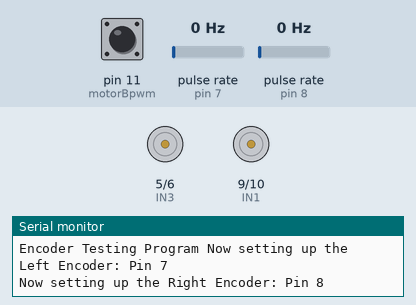
Recording of a sketch running on a simulated Arduino Uno, built with avr-gcc and run on an emulated ATmega328P. On the bench: motor-driver pin pairs drawn as motors (green arrow = first pin HIGH = forward, orange = second pin HIGH = backward, longer = more drive), the last lines printed to the serial monitor. Wiring (inferred from the names in the program): 2 × pulse sensor: data pin 7 / data pin 8. The test bench sets the inputs (shaded band); at power-on: pin 11 (motorBpwm) HIGH, pulse rate (sensors on pin 7, pin 8) 0 Hz.

Above: at 1.2 s.
1.3 s: pin 11 (motorBpwm) pulled LOW for 0.15 s
At 2.6 s:
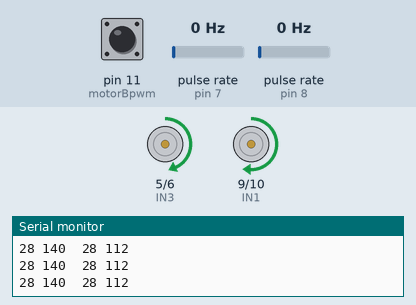
2.9 s: pulse rate (sensor on pin 7) set to 4 Hz
At 5.7 s:
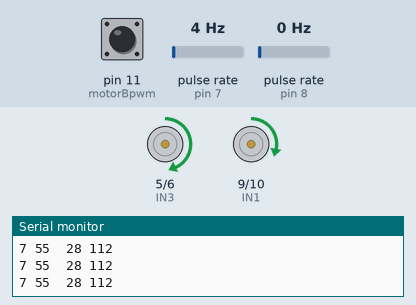
5.9 s: pulse rate (sensor on pin 8) set to 4 Hz
At 7.2 s:
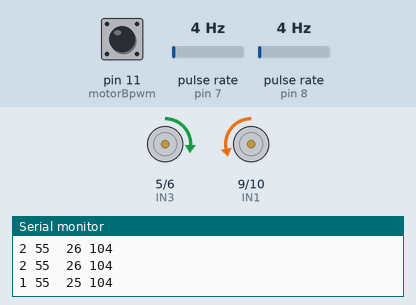
8.9 s: pulse rate (sensor on pin 7) set to 50 Hz
11.9 s: pulse rate (sensor on pin 8) set to 100 Hz
14.4 s: pin 11 (motorBpwm) pulled LOW for 1 s
At 15.84 s:
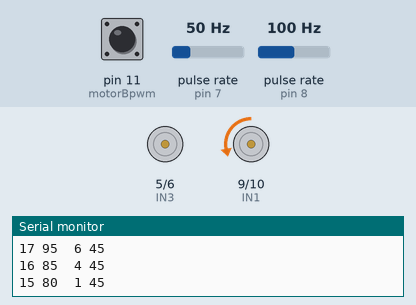
Timing chart, 0 to 18.7 s (numbered marks = the images above; inputs shaded):
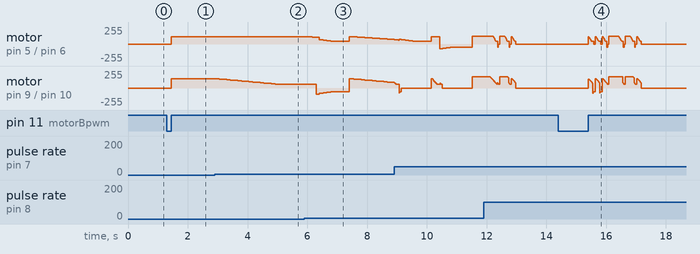

Measured:
- after the input at 1.3 s, motor on pin 5 (IN3) / pin 6 (IN4): stopped → forward 112/255 after 0.15 s; motor on pin 9 (IN1) / pin 10 (IN2): stopped → forward 140/255 after 0.15 s
- after the input at 2.9 s, motor on pin 9 (IN1) / pin 10 (IN2): moves from forward 140/255 to forward 55/255 over 2.0 s, starting after 0.15 s
- after the input at 5.9 s, motor on pin 5 (IN3) / pin 6 (IN4): forward 112/255 → forward 108/255 after 0.14 s, → forward 104/255 0.12 s later, → forward 63/255 0.24 s later, → forward 56/255 0.12 s later, … (18 changes in this stretch)

The sketch:

Lab2Code_PartB.ino
```cpp
/* a closed loop proportional control
   gkn 20230209
*/

// Include Libraries
// This is the PinChangeInterrupt package by NicoHood,
//      available in the library search (Sketch->Include Libraries->Manage Libraries)
#include <PinChangeInterrupt.h>

// Motor driver definitions

// If you have a kit with the moto shield, set this to true
// If you have the Dual H-Bridge controller w/o the shield, set to false
#define SHIELD false
//SHIELD Pin varables - cannot be changed
#define motorApwm 3
#define motorAdir 12
#define motorBpwm 11
#define motorBdir 13
//Driver Pin variable - any 4 analog pins (marked with ~ on your board)
#define IN1 9
#define IN2 10
#define IN3 5
#define IN4 6

// Lab Specific definitions

// Defining these allows us to use letters in place of binary when
// controlling our motors
#define A 0
#define B 1
#define pushButton 11 // install a Pullup button with its output into Pin 2

// You may want to define pins for buttons as bump sensors. Pay attention to other used pins.


// The digital pins we'll use for the encoders
#define EncoderMotorLeft  7
#define EncoderMotorRight 8

// Initialize encoder counts to 0
// These are volatile because they change during interrupt functions
volatile unsigned int leftEncoderCount = 0;
volatile unsigned int rightEncoderCount = 0;

//These are to build your moves array, a la Lab 2
#define FORWARD             0
#define LEFT                1
#define RIGHT              -1

// CONSTANTS TO MODIFY IN THIS LAB

// Drive constants - dependent on robot configuration
#define EncoderCountsPerRev 24.0 // Encoder counts per wheel revolution
#define DistancePerRev      25.0 // Distance in CM per wheel revolution
#define DegreesPerRev       22.3 // Degrees turned by your robot per wheel revolution

// Proportional Control constants
// what are your ratios of PWM:Encoder Count error?
#define GAIN_A 5 //5
#define GAIN_B 4.5 //4.2
#define turnGainA 9.5
#define turnGainB 7
// how many encoder counts from your goal are accepteable?
#define distTolerance 1

// PID Control Constants


// Deadband power settings
// The min PWM required for your robot's wheels to still move
// May be different for each motor
#define deadband_A 55 //(Right)
#define deadband_B 45 //(Left)

#define turnDeadband_A 55 //(Right)
#define turnDeadband_B 45 //(Left)

// Lab specific variables
int moves[] = {FORWARD, LEFT, FORWARD, LEFT, FORWARD, RIGHT, FORWARD, RIGHT, FORWARD, RIGHT, FORWARD}; // Fill in this array will forward distances and turn directions in the maze (Like part A)
int distance[] = {30, 30, 30, 95, 60, 30};
//int moves[] = {FORWARD, RIGHT};
//int distance[] = {120};

void setup() {
  // set stuff up
  Serial.begin(9600);
  motor_setup();
  pinMode(pushButton, INPUT_PULLUP);

  // add additional pinMode statements for any bump sensors


  // Attaching Wheel Encoder Interrupts
  Serial.print("Encoder Testing Program ");
  Serial.print("Now setting up the Left Encoder: Pin ");
  Serial.print(EncoderMotorLeft);
  Serial.println();
  pinMode(EncoderMotorLeft, INPUT_PULLUP); //set the pin to input

  // The following code sets up the PinChange Interrupt
  // Valid interrupt modes are: RISING, FALLING or CHANGE
  attachPinChangeInterrupt(digitalPinToPinChangeInterrupt(EncoderMotorLeft), indexLeftEncoderCount, CHANGE);
  // if you "really" want to know what's going on read the PinChange.h file :)
  /////////////////////////////////////////////////
  Serial.print("Now setting up the Right Encoder: Pin ");
  Serial.print(EncoderMotorRight);
  Serial.println();
  pinMode(EncoderMotorRight, INPUT_PULLUP);     //set the pin to input
  attachPinChangeInterrupt(digitalPinToPinChangeInterrupt(EncoderMotorRight), indexRightEncoderCount, CHANGE);
}


/////////////////////// loop() ////////////////////////////////////
void loop()
{
  int j = 0;

  while (digitalRead(pushButton) == 1); // wait for button push
  delay(50); // Allow button time to debounce.
  while (digitalRead(pushButton) == 0); // wait for button release


  for (int i = 0; i < sizeof(moves)/2; i++) { // Loop through entire moves list
    //while (digitalRead(pushButton) == 1); // wait for button push
    //delay(50); // Allow button time to debounce.
    //while (digitalRead(pushButton) == 0); // wait for button release
    if(moves[i]==FORWARD){
      drive(distance[j]);
      j++;
    }
    else{
      Turn(moves[i]);
    }
    run_motor(A, 0);
    run_motor(B, 0);
    //delay(1000);
  }
  j=0;
}
//////////////////////////////// end of loop() /////////////////////////////////


////////////////////////////////////////////////////////////////////////////////
int drive(float distance)
{
  // create variables needed for this function
  int countsDesired, cmdLeft, cmdRight, errorLeft, errorRight;

  // TODO: Find the number of encoder counts based on the distance given, and the configuration of your encoders and wheels
  countsDesired = (distance/DistancePerRev)*EncoderCountsPerRev;

  // reset current encoder counts
  leftEncoderCount = 0;
  rightEncoderCount = 0;

  // we temporarily set the errors greater than our tolerance so our first test gets us into the loop
  errorLeft = distTolerance + 1;
  errorRight =  distTolerance + 1;

  // Begin proportional control until move is complete
  while (errorLeft > distTolerance && errorRight > distTolerance)
  {
    if(errorLeft>distTolerance){
      cmdLeft =  proportionalControl(GAIN_A, deadband_A, errorLeft, LEFT);

    }
    if(errorRight>distTolerance){
      cmdRight = proportionalControl(GAIN_B, deadband_B, errorRight, RIGHT);
    }
    // Get PWM values from proportionalControl function


    // Set new PWMs
    run_motor(A, cmdLeft);
    run_motor(B, cmdRight);

    // Update encoder error
    // Error is the number of encoder counts between here and the destination
    errorLeft = countsDesired - leftEncoderCount; // TODO
    errorRight = countsDesired - rightEncoderCount; //TODO

    // Some print statements, for debugging

    Serial.print(errorLeft);
    Serial.print(" ");
    Serial.print(cmdLeft);
    Serial.print("\t");
    Serial.print(errorRight);
    Serial.print(" ");
    Serial.println(cmdRight);


  }
  run_motor(A, 0);
  run_motor(B, 0);
}
////////////////////////////////////////////////////////////////////////////////


// Write a function for turning with PID control, similar to the drive function


//////////////////////////////////////////////////////////

int proportionalControl(int gain, int deadband, int error, int motor)
//  gain, deadband, and error, both are integer values
{
  int max;
  if (error <= distTolerance) { // if error is acceptable, PWM = 0
    return (0);
  }
  if (motor== LEFT){
    max = 170;
  }
  else{
    max = 120;
  }
  int pwm = (gain * error); // Proportional control
  pwm = constrain(pwm,deadband,max); // Bind value between motor's min and max
  return(pwm);
  // Consider updating to include differential control
}

//////////////////////////////////////////////////////////
unsigned long Turn(int sign) {
  int leftCount = 10;
  int rightCount = 10;
  int errorLeft = 2;
  int errorRight = 2;
  int Gainleft, Gainright;

  // reset current encoder counts
  leftEncoderCount = 0;
  rightEncoderCount = 0;

  if(sign==LEFT){
    while (errorLeft > distTolerance || errorRight > distTolerance){
      if(errorLeft>distTolerance){
        errorLeft = leftCount - leftEncoderCount;
        Gainleft = proportionalControl(turnGainA, turnDeadband_A, errorLeft, LEFT);
      }
      if(errorRight>distTolerance){
        errorRight = rightCount - rightEncoderCount;
        Gainright = proportionalControl(turnGainB, turnDeadband_B, errorRight, RIGHT);
      }


      run_motor(A, -Gainleft); //change PWM to your calibrations
      run_motor(B, Gainright); //change PWM to your calibrations

    }
    run_motor(A, 0); //CHECK IF WE CAN REMOVE STOP
    run_motor(B, 0);
  }else if(sign == RIGHT){
    while ( errorRight > distTolerance || errorLeft > distTolerance){
      if(errorRight > 1){
        errorRight = rightCount - rightEncoderCount;
        Gainright = proportionalControl(turnGainB, turnDeadband_B, errorRight, RIGHT);
      }
      if(errorLeft > 1){
        errorLeft = leftCount - leftEncoderCount;
        Gainleft = proportionalControl(turnGainA, turnDeadband_A, errorLeft, LEFT);
      }
      run_motor(A, Gainleft); //change PWM to your calibrations
      run_motor(B, -Gainright); //change PWM to your calibrations

    }
    run_motor(A, 0); //CHECK IF WE CAN REMOVE STOP
    run_motor(B, 0);
  }
  // The run motor command takes in a PWM value from -255 (full reverse) to 255 (full forward)
  /* TODO
   * Using the Forward function as a guide,
   * Write commands in this Turn function to power the
   * motors in opposite directions for the calculated time
   * and then shut off
   */
}

//////////////////////////////////////////////////////////

// These are the encoder interupt funcitons, they should NOT be edited

void indexLeftEncoderCount()
{
  leftEncoderCount++;
}
//////////////////////////////////////////////////////////
void indexRightEncoderCount()
{
  rightEncoderCount++;
}
```

motors.ino
```cpp
void motor_setup() {
  if (SHIELD) { //if you're using the motoshield
    //define Sheild pins as outputs
    pinMode(motorApwm, OUTPUT);
    pinMode(motorAdir, OUTPUT);
    pinMode(motorBpwm, OUTPUT);
    pinMode(motorBdir, OUTPUT);
    // initialize all pins to zero
    digitalWrite(motorApwm, 0);
    digitalWrite(motorAdir, 0);
    digitalWrite(motorBpwm, 0);
    digitalWrite(motorBdir, 0);
  } else { // if using dual motor driver
    // define driver pins as outputs
    pinMode(IN1, OUTPUT);
    pinMode(IN2, OUTPUT);
    pinMode(IN3, OUTPUT);
    pinMode(IN4, OUTPUT);
    // initialize all pins to zero
    digitalWrite(IN1, 0);
    digitalWrite(IN2, 0);
    digitalWrite(IN3, 0);
    digitalWrite(IN4, 0);
  } // end if
  return;
} // end function


// int motor is the defined A or B
// pwm = the power cycle you want to use
void run_motor(int motor, int pwm) {
  int dir = (pwm/abs(pwm))> 0; // returns if direction is forward (1) or reverse (0)
  pwm = abs(pwm); // only positive values can be sent to the motor

  if (SHIELD) { // if using motor shield
    switch (motor) { // find which motor to control
      case A: // if A, write A pins
        digitalWrite(motorAdir, dir); // dir is either 1 (forward) or 0 (reverse)
        analogWrite(motorApwm, pwm); // pwm is an analog value 0-255
        break; // end case A
      case B: // if B, write B pins
        digitalWrite(motorBdir, dir); // dir is either 1 (forward) or 0 (reverse)
        analogWrite(motorBpwm, pwm); // pwm is an analog value 0-255
        break; // end case A
    } // end switch statement
  } // end if
  else { // if using dual motor drivers
    switch (motor) { // find which motor to control
      case A: // if A, write A pins
        if (dir) { // If dir is forward
          analogWrite(IN1, pwm);  // IN1 is the forward pwm pin
          digitalWrite(IN2, LOW); // IN2 is low
        } else {
          digitalWrite(IN1, LOW); // IN1 is low
          analogWrite(IN2, pwm);  // IN2 is the reverse pwm pin
        } // end if
        break; // end case A
      case B: // if B, write B pins
        if (dir) { // if dir is forward
          analogWrite(IN3, pwm);  // IN3 is the forward pwm pin
          digitalWrite(IN4, LOW); // IN4 is low
        } else {
          digitalWrite(IN3, LOW); //IN3 is low
          analogWrite(IN4, pwm);  // IN4 is the reverse pwm pin
        } // end if
        break; // end case B
    } // end switch case
  } //end if
  return;
} // end function
```
